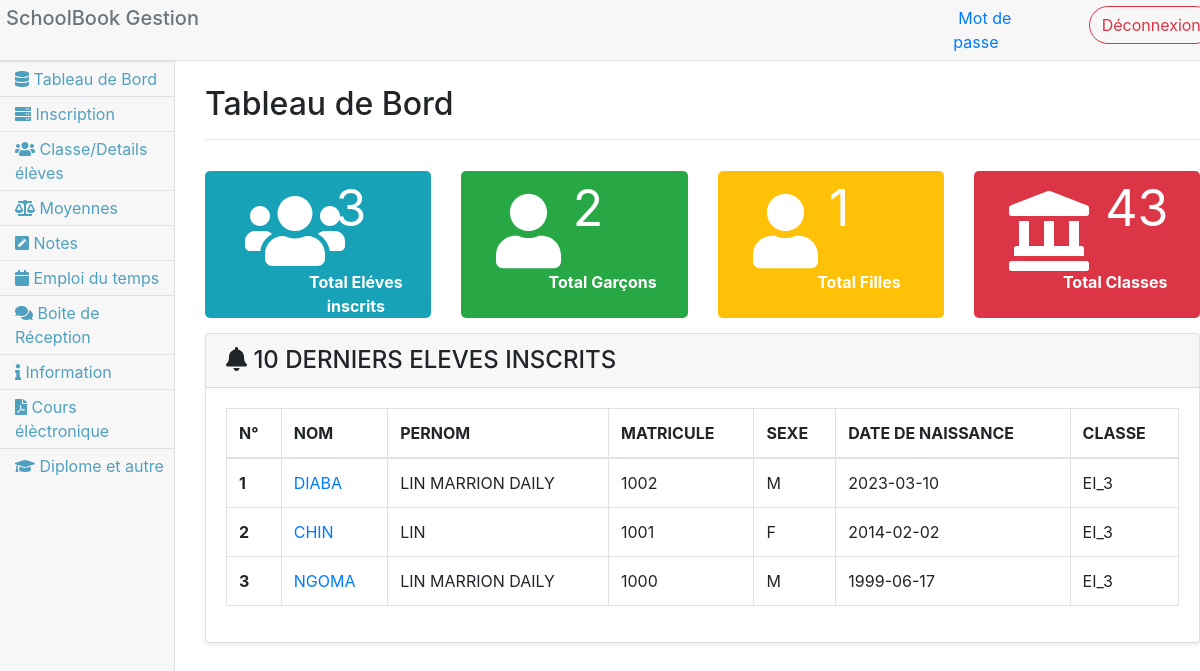
/administrateur (signed in), run on the app's committed database.
### tables this page shows
CREATE TABLE IF NOT EXISTS `profils_etudiant` (
  `id` int(11) NOT NULL AUTO_INCREMENT,
  `nom` varchar(200) DEFAULT NULL,
  `prenom` varchar(200) DEFAULT NULL,
  `sexe` varchar(200) NOT NULL,
  `date_n` date DEFAULT NULL,
  `lieu_n` varchar(100) NOT NULL,
  `nation` varchar(200) NOT NULL,
  `Adresse` varchar(100) NOT NULL,
  `Ville` varchar(100) NOT NULL,
  `Telephone` varchar(100) NOT NULL,
  `niveau` varchar(200) DEFAULT NULL,
  `filiere` varchar(200) DEFAULT NULL,
  `alias` varchar(200) DEFAULT NULL,
  `date` timestamp NULL DEFAULT CURRENT_TIMESTAMP,
  `image` text,
  `mot_de_passe` varchar(255) DEFAULT NULL,
  `mat` varchar(100) NOT NULL,
  `nom_tuteur` varchar(200) NOT NULL,
  `telephone_tuteur` varchar(200) NOT NULL,
  `email_tuteur` varchar(200) NOT NULL,
  PRIMARY KEY (`id`)
);

### administrateur/code.php (called while the page is built, shortened)
<?php
$id = $_SESSION['connecte'];
global $db;
if ((isset($_GET["Dashbord"])) || (isset($_GET["inscrir"])) || (isset($_GET["clase"])) || (isset($_GET["moyenne"])) ||
(isset($_GET["note"])) || (isset($_GET["emploi"])) || (isset($_GET["info"])) || (isset($_GET["cours"])) ||
(isset($_GET["diplome"])) || ((empty($_GET)))) {
  $Dashbord = true;
}
$nombre_totals = null;
$nombre_hommes = null;
$nombre_femmes = null;
$nombre_classes = null;
$nombre_dernier = 1;
   $derniers = null;
   $q = $db->prepare("SELECT * FROM profils_etudiant ORDER BY id DESC LIMIT 0,10");
   $q->execute();
   while($dernier = $q->fetch()){
     $derniers[] = $dernier;
   }
?>

### administrateur/index.php (the view, shortened to what this page needs)
<?php
require 'code.php';
 ?>
<!doctype html>
<html lang="fr-CG">
<head>
  <link rel="stylesheet" href="css/bootstrap.min.css">
  <link rel="stylesheet" href="css/all.min.css">
</head>
<body>
<body>
  <section>
    <div class="version border-bottom">
        <div class="row">
          <div class="col-md-8">
            <h5 class="text-secondary">SchoolBook Gestion</h5>
          </div>
          <div class="col-md-4">
          <div class="row">
         <div class="col-md-4 ml-auto d-block">
          <a class="" href="modifié_password?id=<?=$id?>" style="margin-left: 5px;">
                 Mot de passe
                </a>
              </div>
        <div class="col-md-4 ">
            <a class="btn btn-outline-danger rounded-pill" href="?deconnexion" >
                  Déconnexion
                </a>
         </div>
         </div>
          </div>
        </div>
      </div>
      <div class="row " style="height: 100vh;">
        <div class="col-md-2 menu bg-ligth">
          <div class="border-right content fixed-left">
           <a href="?Dashbord">
            <div class="border-top ligne">
             <span class="fas fa-database" aria-hidden="true"> </span> Tableau de Bord
            </div>
          </a>
              <a  data-toggle="collapse" href="#inscrir" role="button" aria-expanded="false" aria-controls="collapseExample">
                <div class="border-top ligne">
                 <span class="fa fa-server"> </span> Inscription
                </div>
              </a>
              <a href="?classe">
                <div class="border-top ligne">
                 <span class="fa fa-users"> </span> Classe/Details élèves
                </div>
              </a>
              <a data-toggle="collapse" href="#moyenne" role="button" aria-expanded="false" aria-controls="collapseExample">
                <div class="border-top ligne">
                 <span class="fa fa-balance-scale"> </span> Moyennes
                </div>
              </a>
              <a data-toggle="collapse" href="#note" role="button" aria-expanded="false" aria-controls="collapseExample">
                <div class="border-top ligne">
                 <span class="fa fa-pen-square"> </span> Notes
                </div>
              </a>
              <a data-toggle="collapse" href="#emploi" role="button" aria-expanded="false" aria-controls="collapseExample">
                <div class="border-top ligne">
                 <span class="fa fa-calendar"> </span> Emploi du temps
                </div>
              </a>
              <a href="?g_message=100">
                <div class="border-top ligne">
                 <span class="fa fa-comments"> </span> Boite de Réception
                </div>
              </a>
              <a data-toggle="collapse" href="#info" role="button" aria-expanded="false" aria-controls="collapseExample">
                <div class="border-top ligne">
                 <span class="fa fa-info"> </span> Information
                </div>
              </a>
              <a data-toggle="collapse" href="#cours" role="button" aria-expanded="false" aria-controls="collapseExample">
                <div class="border-top ligne">
                 <span class="fa fa-file-pdf"> </span> Cours élèctronique
                </div>
              </a>
              <a data-toggle="collapse" href="#diplome" role="button" aria-expanded="false" aria-controls="collapseExample">
                <div class="border-top ligne">
                 <span class="fa fa-graduation-cap"> </span> Diplome et autre
                </div>
              </a>
          </div>
</div>
<main role="main" class="col-md-10">
          <br>
        <?php if($Dashbord):?>
          <h1 class="h2">Tableau de Bord</h1>
          <hr>
          <div class="row">
            <div class="col-12 col-md bg-info" style="margin: 15px;border-radius: 5px;">
              <div class="row">
                <div class="col-md-4">
                  <span class="fa fa-users" style="font-size: 120px;color: #fff;padding: 20px;"></span>
                </div>
                <div class="col-md-8">
                  <p style="color: #fff;font-size: 50px;margin-left: 40px;"><?php if($nombre_totals) :?><?= $nombre_totals?><?php else: ?>0<?php endif ?></p><br>
                  <p style="color: #fff;" class="text-center"><b>Total Eléves inscrits</b></p>
                </div>
              </div>
            </div>
            <div class="col-6 col-md bg-success" style="margin: 15px;border-radius: 5px;">
              <div class="row">
                <div class="col-md-3">
                  <span class="fa fa-user" style="font-size: 120px;color: #fff;padding: 20px;"></span>
                </div>
                <div class="col-md-9">
                  <p style="color: #fff; font-size: 50px;margin-left: 40px;"><?php if($nombre_hommes) :?><?= $nombre_hommes?><?php else: ?>0<?php endif ?></p><br>
                  <p style="color: #fff;" class="text-center"><b>Total Garçons</b></p>
                </div>
              </div>
            </div>
            <div class="col-6 col-md bg-warning" style="margin: 15px;border-radius: 5px;">
              <div class="row">
                <div class="col-md-3">
                  <span class="fa fa-user" style="font-size: 120px;color: #fff;padding: 20px;"></span>
                </div>
                <div class="col-md-9">
                  <p style="color: #fff; font-size: 50px;margin-left: 40px;"><?php if($nombre_femmes) :?><?= $nombre_femmes?><?php else: ?>0<?php endif ?></p><br>
                  <p style="color: #fff;" class="text-center"><b>Total Filles</b></p>
                </div>
              </div>
            </div>
            <div class="col-6 col-md bg-danger" style="margin: 15px;border-radius: 5px;">
              <div class="row">
                <div class="col-md-3">
                  <span class="fas fa-landmark"style="font-size: 120px;color: #fff;padding: 20px;"></span>
                </div>
                <div class="col-md-9">
                  <p style="color: #fff; font-size: 50px;margin-left: 60px;"><?php if($nombre_classes) :?><?= $nombre_classes?><?php else: ?>0<?php endif ?></p><br>
                  <p style="color: #fff;" class="text-center"><b>Total Classes</b></p>
                </div>
              </div>
            </div>
            <div class="container">
              <div class="card-deck mb-3">
                <div class="card mb-4 shadow-sm">
                  <div class="card-header">
                    <h4 class="my-0 font-weight"><span class="fa fa-bell"></span> 10 DERNIERS ELEVES INSCRITS</h4>
                  </div>
                  <div class="card-body">
                    <table class="table table-bordered">
                      <thead>
                        <tr>
                          <th scope="col">N°</th>
                          <th scope="col">NOM</th>
                          <th scope="col">PERNOM</th>
                          <th scope="col">MATRICULE</th>
                          <th scope="col">SEXE</th>
                          <th scope="col">DATE DE NAISSANCE</th>
                          <th scope="col">CLASSE</th>
                        </tr>
                      </thead>
                      <tbody>
                        <?php if($derniers) :?>
                      <?php foreach($derniers as $eleve):?>
                        <tr>
                          <th ><?= $nombre_dernier++?></th>
                          <td ><a href="?detail=<?= $eleve['mat']?>"><?= $eleve['nom']?></a></td>
                          <td ><?= $eleve['prenom']?></td>
                          <td ><?= $eleve['mat']?></th>
                          <td ><?= $eleve['sexe']?></td>
                           <td ><?= $eleve['date_n']?></td>
                          <td ><?= $eleve['alias']?></td>
                       </tr>
                       <?php endforeach ?>
                       <?php endif ?>
                    </tbody>
                    </table>
                </div>
            </div>
          </div>
        <?php endif ?>
        <?php
      require 'g_etudiant.php';
     ?>
     </main>
      </div>
  </section>
        </body>
        </html>

### administrateur/index.php (style rules this page uses)
.ligne { padding: 5px; padding-left: 15px; }
.content { height: 100%; background-color: rgba(0,0,0,.03); }
.content a { color: #3290b5d9; }
.version { padding: 6px; background: rgba(0,0,0,.03); }

### administrateur/g_message.php (style rules this page uses)
p { margin: 0px; }

### data on the page
profils_etudiant: nom "DIABA", prenom "LIN MARRION DAILY", mat "1002", sexe "M", date_n "2023-03-10", alias "EI_3"
profils_etudiant: nom "CHIN", prenom "LIN", mat "1001", sexe "F", date_n "2014-02-02", alias "EI_3"
profils_etudiant: nom "NGOMA", prenom "LIN MARRION DAILY", mat "1000", sexe "M", date_n "1999-06-17", alias "EI_3"

### other printed values
$nombre_totals "3"
$nombre_hommes "2"
$nombre_femmes "1"
$nombre_classes "43"
